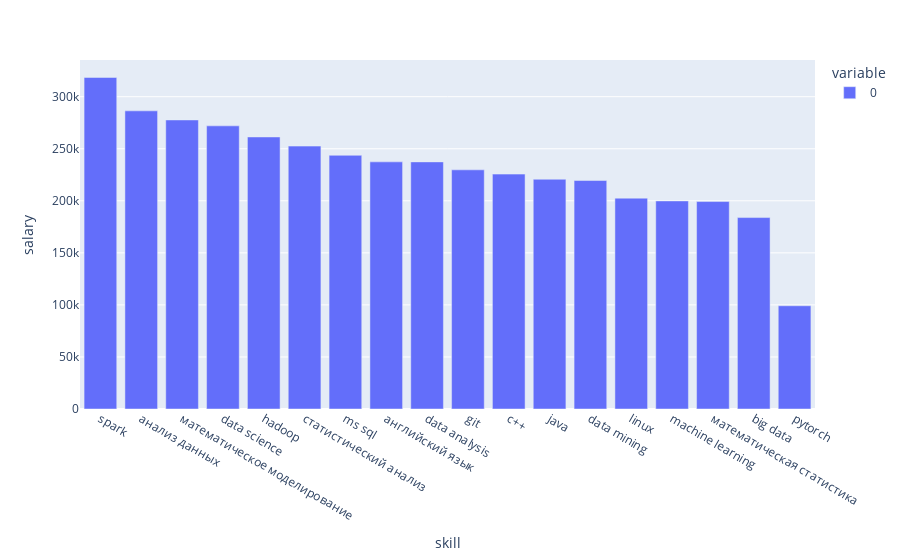

The cell this chart's notebook holds for it:
### Code cell
# зависимость средней заработной платы от требуемых навыков
skills_sal = pd.Series(index=skills_tbl.keys().values, dtype=float)
#skills_sal.drop('salary_mid', inplace=True)

skills_tbl['salary_mid'] = ds_df.salary_mid
skills_tbl_with_pos_sal = skills_tbl[skills_tbl.salary_mid > 0]

for skill in skills_sal.keys().values:
    salary = skills_tbl_with_pos_sal[skills_tbl_with_pos_sal[skill] == True].salary_mid.mean()
    skills_sal[skill] = salary
    
skills_sal.sort_values(ascending=False, inplace=True)

fig = px.bar(skills_sal, labels={'index': 'skill', 'value': 'salary'})
fig.show()

### Figure 1 — Plotly figure (JSON) as saved in the notebook; plotly's stock layout.template omitted (floating-point values rounded to 4 significant figures)
{"data": [{"alignmentgroup": "True", "hovertemplate": "variable=0<br>skill=%{x}<br>salary=%{y}<extra></extra>", "legendgroup": "0", "marker": {"color": "#636efa"}, "name": "0", "offsetgroup": "0", "orientation": "v", "showlegend": true, "textposition": "auto", "type": "bar", "x": ["spark", "анализ данных", "математическое моделирование", "data science", "hadoop", "статистический анализ", "ms sql", "английский язык", "data analysis", "git", "c++", "java", "data mining", "linux", "machine learning", "математическая статистика", "big data", "pytorch"], "xaxis": "x", "y": [318500, 286400.0, 277700.0, 272000.0, 261300.0, 252500.0, 243700.0, 237400.0, 237400.0, 229800.0, 225600.0, 220700.0, 219500.0, 202600.0, 199900.0, 199300.0, 183900, 99170.0], "yaxis": "y"}], "layout": {"barmode": "relative", "legend": {"title": {"text": "variable"}, "tracegroupgap": 0}, "margin": {"t": 60}, "xaxis": {"anchor": "y", "domain": [0, 1], "title": {"text": "skill"}}, "yaxis": {"anchor": "x", "domain": [0, 1], "title": {"text": "salary"}}}}
